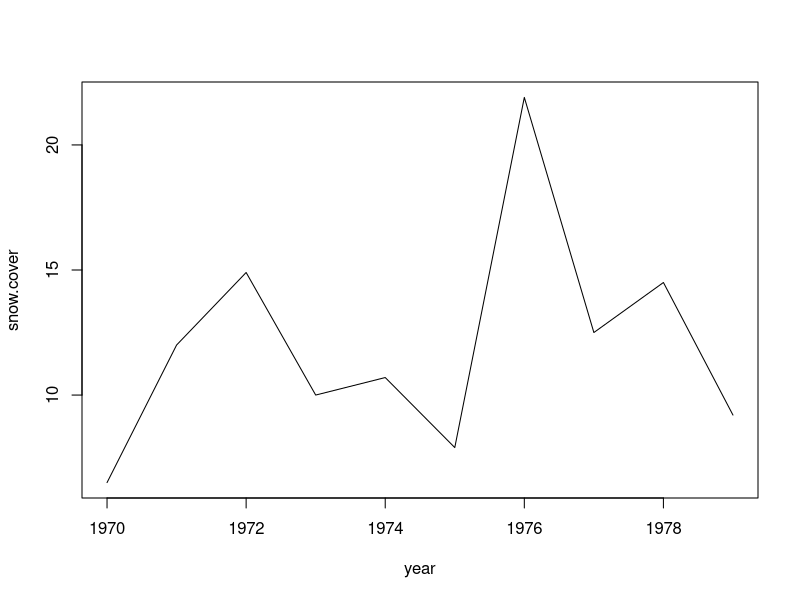
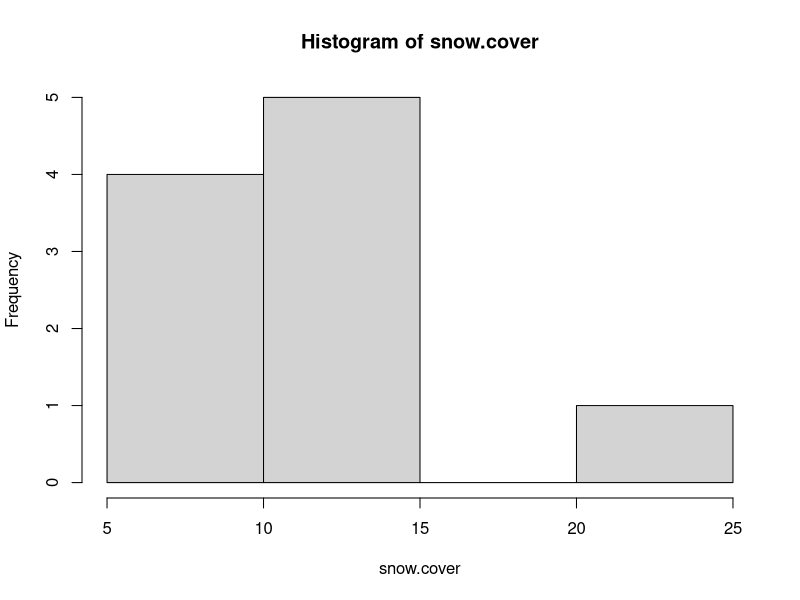
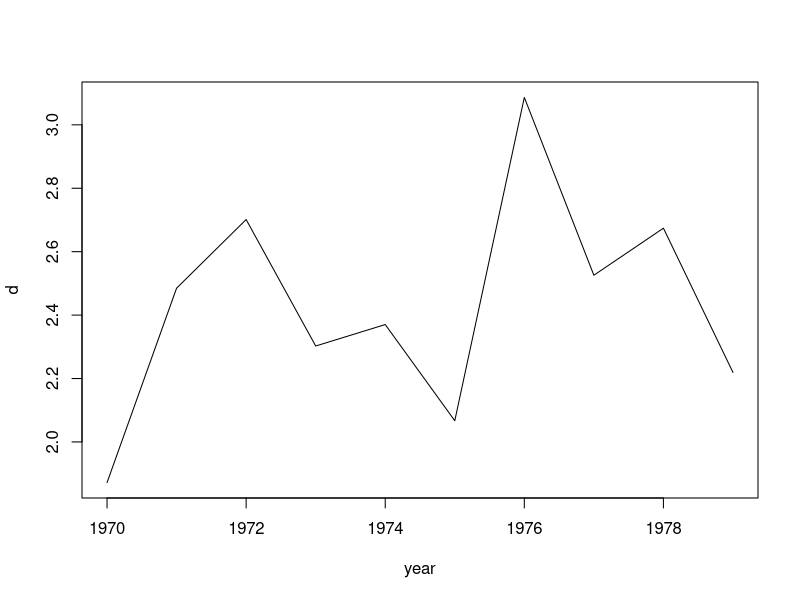
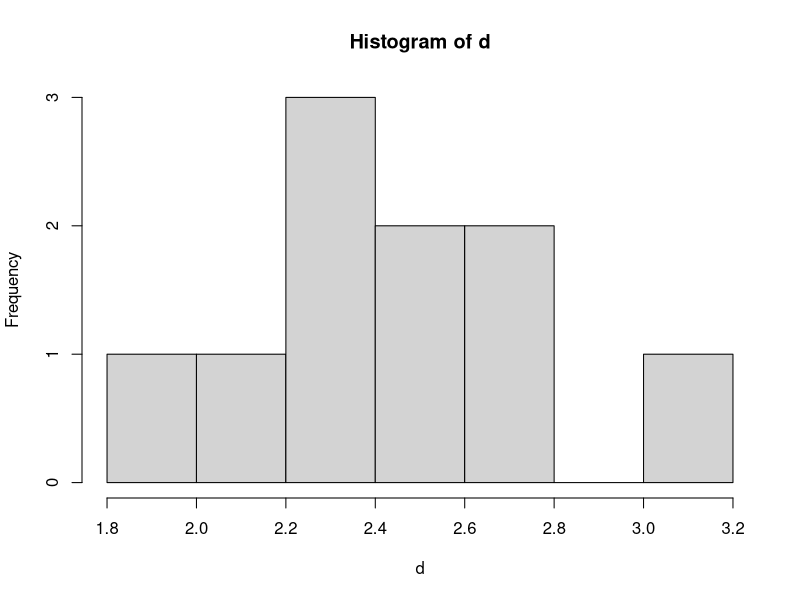

These charts were generated, in order, by the following R code: (Note: this script raises an error after producing the figures.)
#bai6
#a
year=c(1970:1979)
snow.cover=c(6.5,12.0,14.9,10.0,10.7,7.9,21.9,12.5,14.5,9.2)
#b
plot(year,snow.cover,type='l')
#c
hist(snow.cover,freq = 1)
#d
d=log(snow.cover)
#b
plot(year,d,type='l')
#c
hist(d,freq = 1)
#bai7
df=edit(data.frame())
plot(df$F,df$T,type='h')
#bai8
#a
lamphat1=edit(data.frame())
lamphat2=edit(data.frame())
#b
lamphat=data.frame(lamphat1,lamphat2[2:3])
#c
countlp=function(lamphat)
{
  d=0
  for (i in 1:length(lamphat$Nam)) 
    {
    if( (lamphat$US[i] >5) & (lamphat$Anh[i] >5) & (lamphat$Nhat[i] >5) & (lamphat$Duc[i] >5))
    {
      d=d+1
    }
  }
  return(d)
}
countlp(lamphat)

length(lamphat$Nam[lamphat$US>5])
length(lamphat$Nam[lamphat$Anh>5])
length(lamphat$Nam[lamphat$Nhat>5])
length(lamphat$Nam[lamphat$Duc>5])
#d
plot(lamphat$Nam,lamphat$US,type = 'l')
plot(lamphat$Nam,lamphat$Anh,type = 'l')
plot(lamphat$Nam,lamphat$Nhat,type = 'l')
plot(lamphat$Nam,lamphat$Duc,type = 'l')
#e
#trung binh
mean(lamphat$US)
mean(lamphat$Anh)
mean(lamphat$Nhat)
mean(lamphat$Duc)
#phan vi
median(lamphat$US)
median(lamphat$Anh)
median(lamphat$Nhat)
median(lamphat$Duc)
#max
max(lamphat$US)
max(lamphat$Anh)
max(lamphat$Nhat)
max(lamphat$Duc)
#min
min(lamphat$US)
min(lamphat$Anh)
min(lamphat$Nhat)
min(lamphat$Duc)
# do lech chuan
sd(lamphat$US)
sd(lamphat$Anh)
sd(lamphat$Nhat)
sd(lamphat$Duc)

#f range()
us=max(lamphat$US) - min(lamphat$US)
anh=max(lamphat$Anh) - min(lamphat$Anh)
nhat=max(lamphat$Nhat) - min(lamphat$Nhat)
duc=max(lamphat$Duc) - min(lamphat$Duc)

#g
Nam=lamphat$Nam[1:(length(lamphat$Nam)-1)]
US=lamphat$US[1:(length(lamphat$Nam)-1)]
Anh=lamphat$Anh[1:(length(lamphat$Nam)-1)]
Duc=lamphat$Duc[1:(length(lamphat$Nam)-1)]
Nhat=lamphat$Nhat[1:(length(lamphat$Nam)-1)]
lamphat1=data.frame(Nam,US,Anh,Duc,Nhat)
lamphat1=lamphat[lamphat$Nam!=1980,]
lamphat1
